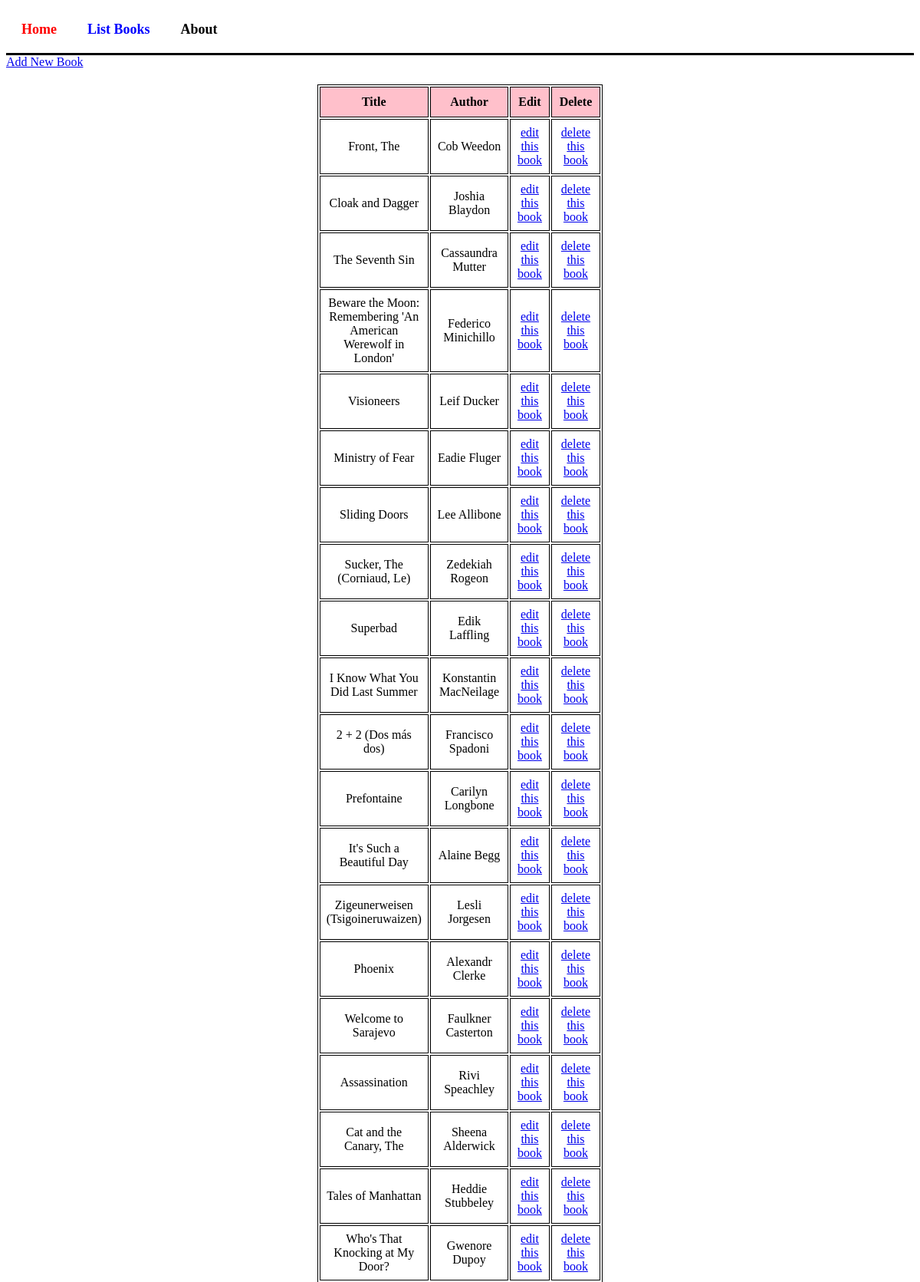
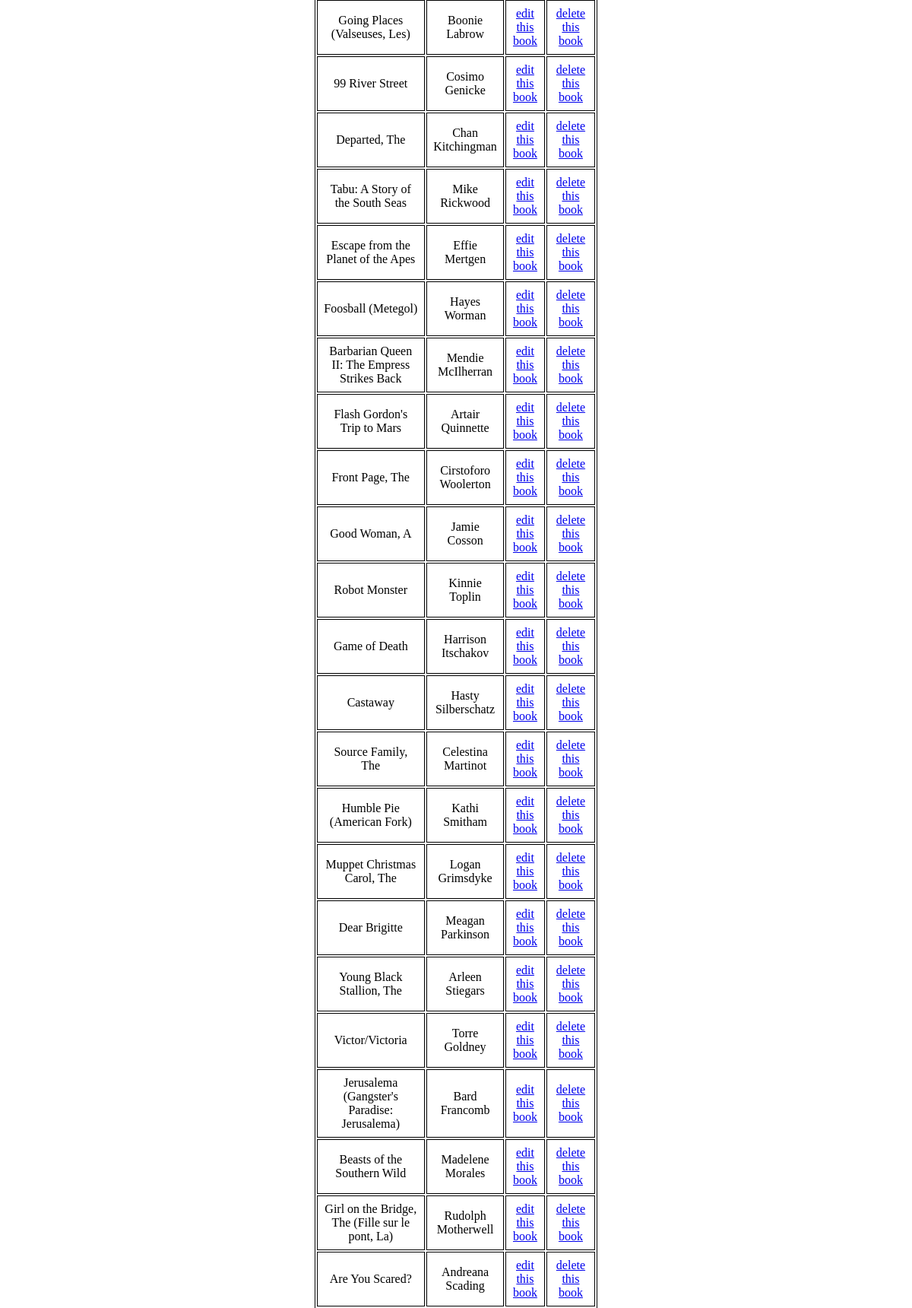
Page /books/lab9_part1/listbooks (upper part) on the committed database (2 pictures, top to bottom).
### apps/bookmodule/models.py (models this page shows)
class Book(models.Model):
    title = models.CharField(max_length = 50)
    author = models.CharField(max_length = 50)
    price = models.FloatField(default = 0.0)
    edition = models.SmallIntegerField(default = 1)

### apps/bookmodule/views.py (the view)
# urls.py: path('lab9_part1/listbooks', views.listbooks, name="list_books"),
def listbooks(request):
    books = Book.objects.all()
    return render(request, 'bookmodule/listbooks.html', {'books':books})

### apps/template/bookmodule/listbooks.html (shortened to what this page needs)
{% extends "layouts/base.html" %}
{% load static %}
{% block content %}
<a href="{% url 'add_book' %}">Add New Book</a>
<br/>
<table>
    <tr>
        <th>Title</th>
        <th>Author</th>
        <th>Edit</th>
        <th>Delete</th>
    </tr>
    {% for book in books %}
    <tr>
        <td>{{ book.title }}</td>
        <td>{{ book.author }}</td>
        <td><a href="{% url 'edit_book' book.id%}">edit this book</a></td>
        <td><a href="{% url 'delete_book' book.id%}">delete this book</a></td>
    </tr>
    {% endfor %}
</table>
{% endblock content %}

### rows in the picture
Book: title "Front, The", author "Cob Weedon"
Book: title "Cloak and Dagger", author "Joshia Blaydon"
Book: title "The Seventh Sin", author "Cassaundra Mutter"
Book: title "Beware the Moon: Remembering 'An American Werewolf in London'", author "Federico Minichillo"
Book: title "Visioneers", author "Leif Ducker"
Book: title "Ministry of Fear", author "Eadie Fluger"
Book: title "Sliding Doors", author "Lee Allibone"
Book: title "Sucker, The (Corniaud, Le)", author "Zedekiah Rogeon"
Book: title "Superbad", author "Edik Laffling"
Book: title "I Know What You Did Last Summer", author "Konstantin MacNeilage"
Book: title "2 + 2 (Dos más dos)", author "Francisco Spadoni"
Book: title "Prefontaine", author "Carilyn Longbone"
Book: title "It's Such a Beautiful Day", author "Alaine Begg"
Book: title "Zigeunerweisen (Tsigoineruwaizen)", author "Lesli Jorgesen"
Book: title "Phoenix", author "Alexandr Clerke"
Book: title "Welcome to Sarajevo", author "Faulkner Casterton"
Book: title "Assassination", author "Rivi Speachley"
Book: title "Cat and the Canary, The", author "Sheena Alderwick"
Book: title "Tales of Manhattan", author "Heddie Stubbeley"
Book: title "Who's That Knocking at My Door?", author "Gwenore Dupoy"
Book: title "Going Places (Valseuses, Les)", author "Boonie Labrow"
Book: title "99 River Street", author "Cosimo Genicke"
Book: title "Departed, The", author "Chan Kitchingman"
Book: title "Tabu: A Story of the South Seas", author "Mike Rickwood"
Book: title "Escape from the Planet of the Apes", author "Effie Mertgen"
Book: title "Foosball (Metegol)", author "Hayes Worman"
Book: title "Barbarian Queen II: The Empress Strikes Back", author "Mendie McIlherran"
Book: title "Flash Gordon's Trip to Mars", author "Artair Quinnette"
Book: title "Front Page, The", author "Cirstoforo Woolerton"
Book: title "Good Woman, A", author "Jamie Cosson"
Book: title "Robot Monster", author "Kinnie Toplin"
Book: title "Game of Death", author "Harrison Itschakov"
Book: title "Castaway", author "Hasty Silberschatz"
Book: title "Source Family, The", author "Celestina Martinot"
Book: title "Humble Pie (American Fork)", author "Kathi Smitham"
Book: title "Muppet Christmas Carol, The", author "Logan Grimsdyke"
Book: title "Dear Brigitte", author "Meagan Parkinson"
Book: title "Young Black Stallion, The", author "Arleen Stiegars"
Book: title "Victor/Victoria", author "Torre Goldney"
Book: title "Jerusalema (Gangster's Paradise: Jerusalema)", author "Bard Francomb"
Book: title "Beasts of the Southern Wild", author "Madelene Morales"
Book: title "Girl on the Bridge, The (Fille sur le pont, La)", author "Rudolph Motherwell"
Book: title "Are You Scared?", author "Andreana Scading"
